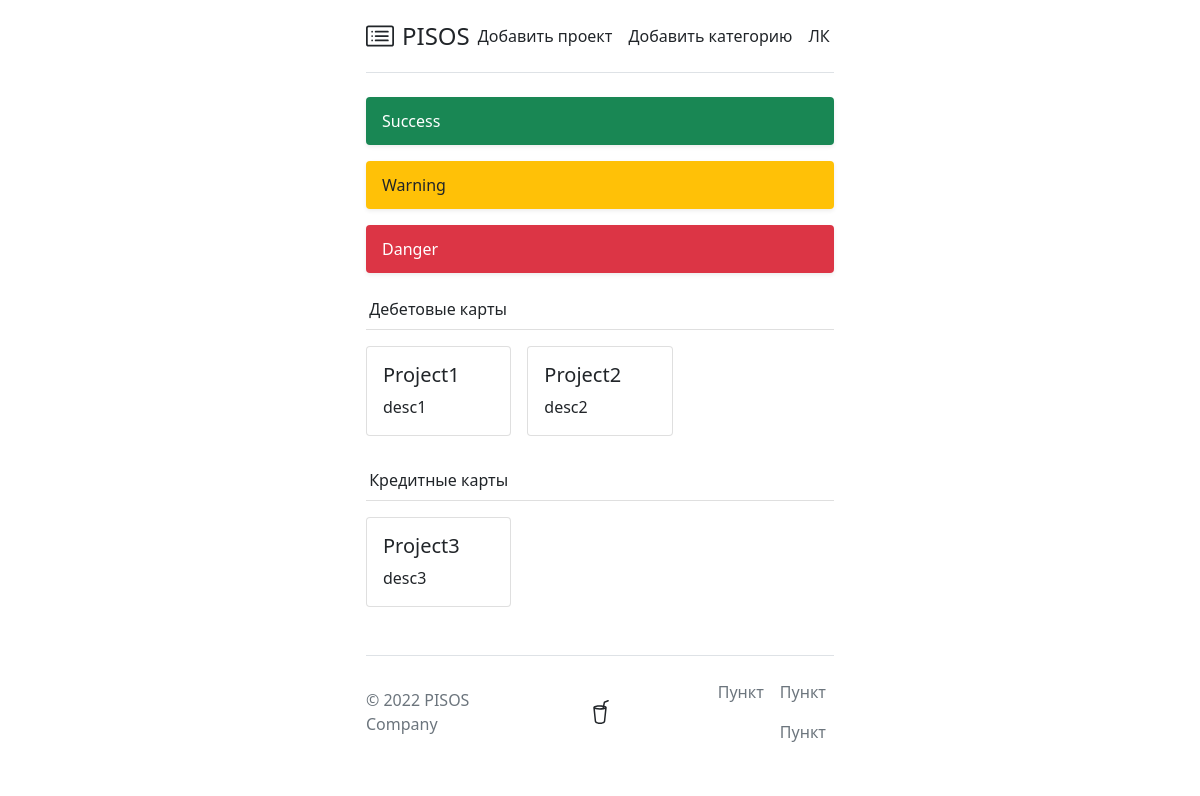
The app's page /, older data.
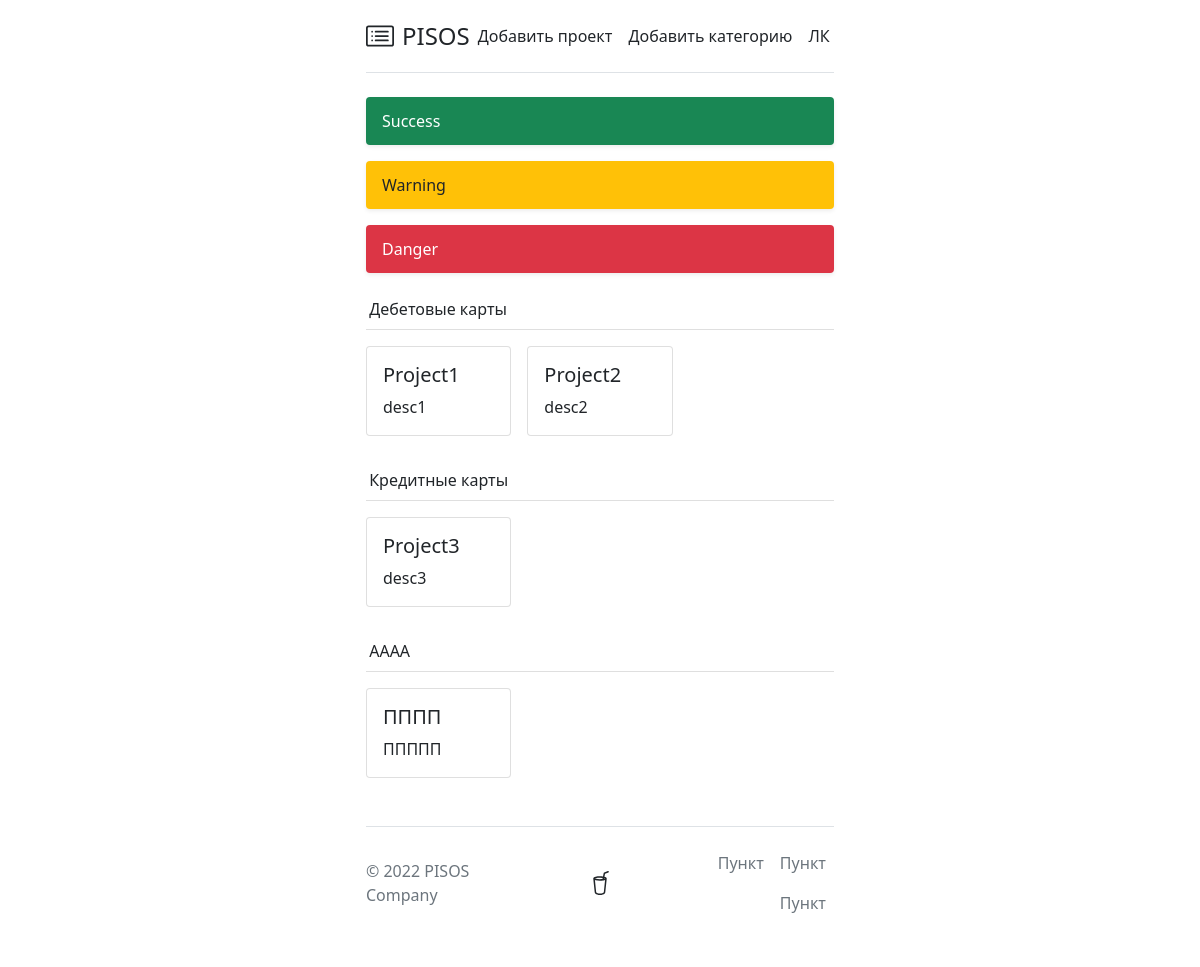
The same page, newer data.
### Square/models.py (models this page shows)
class Category(models.Model):
    name = models.CharField(max_length=255, default=None)

class Project(models.Model):
    category = models.ForeignKey(Category, on_delete=models.CASCADE)
    name = models.CharField(max_length=255, default=None)
    description = models.CharField(max_length=255, default=None)

### Square/views.py (the view)
# urls.py: path('', SquareView.as_view()),
class SquareView(View):
    def get(self, request):
        data_dict = {}
        projecties = Project.objects.values('id', 'description', 'name', 'category__name', 'category__id')
        for data in projecties:
            data_dict.setdefault(data['category__name'], {}).setdefault(data['category__id'], []).append(
                {'project_id': data['id'], 'project_name': data['name'], 'description': data['description']}
            )
        return render(request, 'square/Square.html', context={'projecties': data_dict})

### templates/square/Square.html (shortened to what this page needs)
{% include "components/header.html" %}
<div class="d-flex align-items-center p-3 my-3 text-white bg-success rounded shadow-sm">
    <div class="lh-1">
        <h1 class="h6 mb-0 text-white lh-1">Success</h1>
    </div>
</div>
<div class="d-flex align-items-center p-3 my-3 text-white bg-warning rounded shadow-sm">
    <div class="lh-1">
        <h1 class="h6 mb-0 text-dark lh-1">Warning</h1>
    </div>
</div>
<div class="d-flex align-items-center p-3 my-3 text-white bg-danger rounded shadow-sm">
    <div class="lh-1">
        <h1 class="h6 mb-0 text-white lh-1">Danger</h1>
    </div>
</div>
{% for key, value in projecties.items %}
    {% for key1, value1 in value.items %}
        <div class="row">
            <div class="col">
                <div class="card border-none project mb-3">
                    <div class="card-header project mb-3">{{ key }}</div>
                    <div class="card-body project">
                        <div class="row g-3 mb-2">
                            {% for items in value1 %}
                            <div class="col-4">
                                <div class="card">
                                    <div class="card-body">
                                        <h5 class="card-title"><a href="/board/{{ items.project_id }}" class="link-dark stretched-link text-decoration-none">{{ items.project_name }}</a></h5>
                                        <p class="card-text">{{ items.description }}</p>
                                    </div>
                                </div>
                            </div>
                            {% endfor %}
                        </div>
                    </div>
                </div>
            </div>
        </div>
    {% endfor %}
{% endfor %}
{% include "components/footer.html" %}

### templates/components/header.html (shortened to what this page needs)
{% load static %}
<!doctype html>
<html lang="en">
<head>
    <link href="{% static 'assets/css/bootstrap.min.css' %}" rel="stylesheet">
    <link href="{% static 'assets/css/style.css' %}" rel="stylesheet">
</head>
<body>
<div class="col-lg-5 mx-auto p-3">
<header class="d-flex align-items-center justify-content-center justify-content-md-between pb-3 mb-4 border-bottom">
    <a href="/" class="d-flex align-items-center text-dark text-decoration-none">
        <span class="fs-4">PISOS</span>
    </a>
    <ul class="nav col-12 col-md-auto mb-2 justify-content-center mb-md-0">
        <li><a href="/project/add" class="nav-link px-2 link-dark">Добавить проект</a></li>
        <li><a href="/category/add" class="nav-link px-2 link-dark">Добавить категорию</a></li>
        <li><a href="/admin/dashboard" class="nav-link px-2 link-dark">ЛК</a></li>
    </ul>
</header>
<main>

### templates/components/footer.html (shortened to what this page needs)
</main>
<footer class="d-flex flex-wrap justify-content-between align-items-center py-3 my-4 border-top">
    <p class="col-md-4 mb-0 text-muted">© 2022 PISOS Company</p>
    <a href="/" class="col-md-4 d-flex align-items-center justify-content-center mb-3 mb-md-0 me-md-auto link-dark text-decoration-none">
    </a>
    <ul class="nav col-md-4 justify-content-end">
    <li class="nav-item"><a href="#" class="nav-link px-2 text-muted">Пункт</a></li>
    <li class="nav-item"><a href="#" class="nav-link px-2 text-muted">Пункт</a></li>
    <li class="nav-item"><a href="#" class="nav-link px-2 text-muted">Пункт</a></li>
    </ul>
</footer>
</div>
</body>
</html>

### templates/components/header.html (style rules this page uses)
.border-none.project { border: none!important; text-decoration: none; }
.card-header.project { padding: 0.5rem 0.2rem; background: none; }
.card-body.project { padding: 0; }

Row changes from the older to the newer data that the page shows:
added Category: name "АААА"
added Project: project_name "ПППП", description "ППППП"
